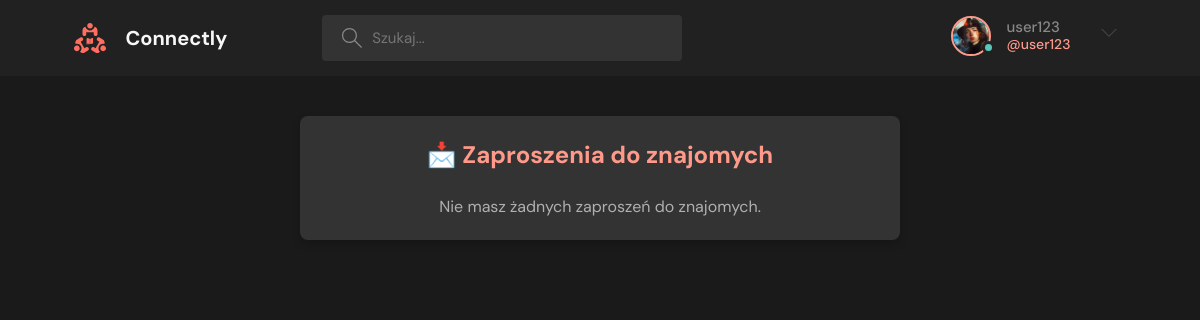
/friend_requests/ (signed in), run on an earlier commit of the app's database.
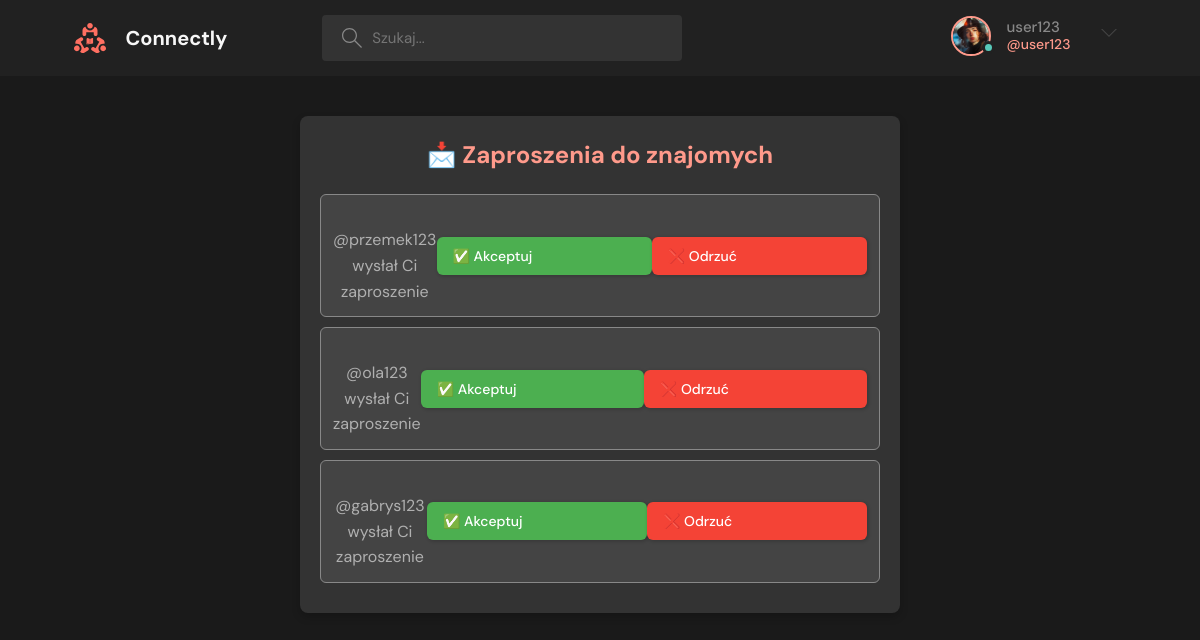
And on a later commit of the database.
### base/models.py (models this page shows, shortened)
class FriendRequest(models.Model):
    sender = models.ForeignKey(User, on_delete=models.CASCADE, related_name="sent_requests")
    receiver = models.ForeignKey(User, on_delete=models.CASCADE, related_name="received_requests")
    timestamp = models.DateTimeField(auto_now_add=True)
    is_accepted = models.BooleanField(null=True)
    class Meta:
        unique_together = ('sender', 'receiver')

class User(AbstractUser):
    name = models.CharField(max_length=200, null=True)
    email = models.EmailField(unique=True, null=True)
    bio = models.TextField(null=True)
    avatar = models.ImageField(null=True, default="photo1.jpg")
    USERNAME_FIELD = 'email'
    REQUIRED_FIELDS = []

### base/views.py (the view)
# urls.py: path('friend_requests/', views.friend_requests, name='friend_requests'),
@login_required(login_url='login')
def friend_requests(request):
    pending_requests = FriendRequest.objects.filter(receiver=request.user, is_accepted=None)
    return render(request, 'base/friend_request.html', {'pending_requests': pending_requests})

### base/templates/base/friend_request.html
{% extends 'main.html' %}
{% block content %}
  <div class="friend-requests-container">
    <h2>📩 Zaproszenia do znajomych</h2>
    {% if pending_requests %}
      <ul>
        {% for request in pending_requests %}
          <li>
            <p>@{{ request.sender.username }} wysłał Ci zaproszenie</p>
            <button class="btn btn--main" onclick="manageFriendRequest({{ request.id }}, 'accept')">✅ Akceptuj</button>
            <button class="btn btn--secondary" onclick="manageFriendRequest({{ request.id }}, 'reject')">❌ Odrzuć</button>
          </li>
        {% endfor %}
      </ul>
    {% else %}
      <p>Nie masz żadnych zaproszeń do znajomych.</p>
    {% endif %}
  </div>
{% endblock %}

What changed in the data, as far as the page shows it:
added FriendRequest: sender.username "przemek123"
added FriendRequest: sender.username "ola123"
added FriendRequest: sender.username "gabrys123"
Also different on the page:
text no longer shown: "Nie masz żadnych zaproszeń do znajomych."
